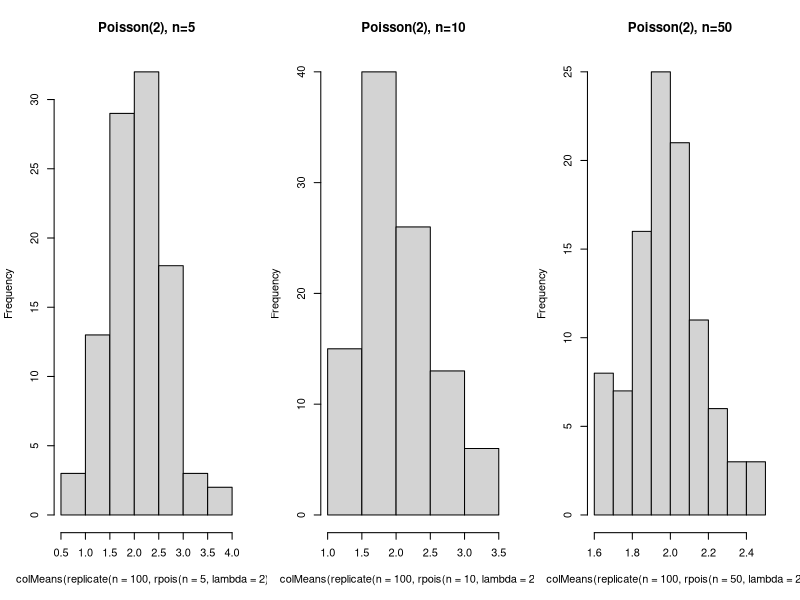
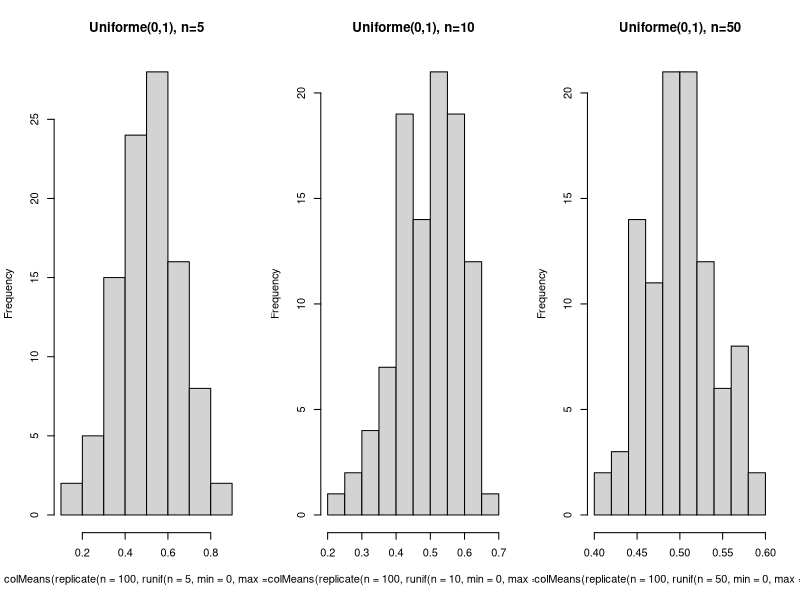

The R source for these figures, in order:
## ---- chunk 1
knitr::opts_chunk$set(echo = TRUE)
## ---- chunk 2
par(mfrow=c(1,3))
hist( colMeans( replicate( n = 100, rpois( n = 5, lambda = 2))), main="Poisson(2), n=5")
hist( colMeans( replicate( n = 100, rpois( n = 10, lambda = 2))), main="Poisson(2), n=10")
hist( colMeans( replicate( n = 100, rpois( n = 50, lambda = 2))), main="Poisson(2), n=50")
## ---- chunk 3
par(mfrow=c(1,3))
hist( colMeans( replicate( n = 100, runif( n = 5, min = 0, max = 1))), main="Uniforme(0,1), n=5")
hist( colMeans( replicate( n = 100, runif( n = 10, min = 0, max = 1))), main="Uniforme(0,1), n=10")
hist( colMeans( replicate( n = 100, runif( n = 50, min = 0, max = 1))), main="Uniforme(0,1), n=50")
